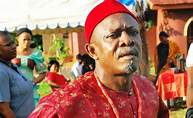
#> input picture JupyterNotebook/dataset/Nkem owoh/OIP (1).jpg, 193 x 118 px
$ jupyter execute --allow-errors project.ipynb   (shell and % lines are left out)
#> lines starting #> are read from the running program, lines starting #| are printed output that depends on the picture
[cell 1]
import numpy as np
import cv2
import matplotlib
from matplotlib import pyplot as plt

[cell 2]
import numpy as np
import cv2
import matplotlib
from matplotlib import pyplot as plt

[cell 3]
import numpy as np
import pywt
import cv2

def w2d(img, mode='haar', level=1):
    imArray = img
    #Datatype conversions
    #convert to grayscale
    imArray = cv2.cvtColor( imArray,cv2.COLOR_RGB2GRAY )
    #convert to float
    imArray =  np.float32(imArray)
    imArray /= 255;
    # compute coefficients
    coeffs=pywt.wavedec2(imArray, mode, level=level)

    #Process Coefficients
    coeffs_H=list(coeffs)
    coeffs_H[0] *= 0;

    # reconstruction
    imArray_H=pywt.waverec2(coeffs_H, mode);
    imArray_H *= 255;
    imArray_H =  np.uint8(imArray_H)

    return imArray_H

[cell 4]
face_cascade = cv2.CascadeClassifier('./haarcascade_frontalface_default.xml')
eye_cascade = cv2.CascadeClassifier('./haarcascade_eye.xml')

[cell 5]
def get_cropped_image_if_2_eyes(image_path):
    img = cv2.imread(image_path)
    gray = cv2.cvtColor(img, cv2.COLOR_BGR2GRAY)
    faces = face_cascade.detectMultiScale(gray, 1.3, 5)
    for (x,y,w,h) in faces:
        roi_gray = gray[y:y+h, x:x+w]
        roi_color = img[y:y+h, x:x+w]
        eyes = eye_cascade.detectMultiScale(roi_gray)
        return roi_color
        #if len(eyes) >= 2:
          #  return roi_color

[cell 6]
path_to_data = "./dataset/"
path_to_cr_data = "./dataset/cropped/"

[cell 7]
import os
img_dirs = []
for entry in os.scandir(path_to_data):
    if entry.is_dir():
        img_dirs.append(entry.path)
#> pass 2 of the loop `for entry in os.scandir(path_to_data):`:

[cell 8]
img_dirs

[cell 9]
import shutil
if os.path.exists(path_to_cr_data):
     shutil.rmtree(path_to_cr_data)
os.mkdir(path_to_cr_data)

[cell 10]
cropped_image_dirs = []
celebrity_file_names_dict = {}
celebrity_name=None
for img_dir in img_dirs:
    count = 1
    if os.path.basename(img_dir) !='cropped':
       celebrity_name = os.path.basename(img_dir)

    print(os.path.basename(img_dir))
    celebrity_file_names_dict[celebrity_name] = []
    for entry in os.scandir(img_dir):
        roi_color = get_cropped_image_if_2_eyes(entry.path)
#> in get_cropped_image_if_2_eyes, img is the input picture: shape (118, 193, 3); mean B, G, R 93.7, 112.2, 163.5
#> in get_cropped_image_if_2_eyes, `gray = cv2.cvtColor(img, cv2.COLOR_BGR2GRAY)`:
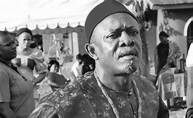
#> gray: shape (118, 193); min 1, max 255, mean 125.5
#> in get_cropped_image_if_2_eyes, `faces = face_cascade.detectMultiScale(gray, 1.3, 5)`: faces = [[98, 14, 52, 52]]
#> the loop in get_cropped_image_if_2_eyes, `for (x,y,w,h) in faces:` made 1 pass
#> pass 1, in get_cropped_image_if_2_eyes, `roi_gray = gray[y:y+h, x:x+w]`:
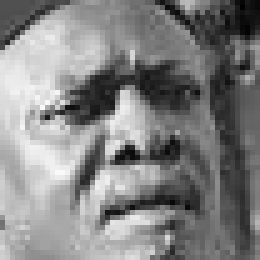
#> roi_gray: shape (52, 52) (shown 5 times larger); min 1, max 249, mean 130.8
#> pass 1, in get_cropped_image_if_2_eyes, `roi_color = img[y:y+h, x:x+w]`:
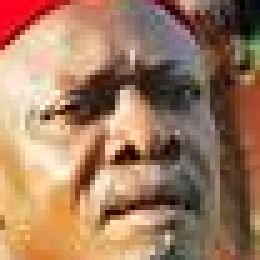
#> roi_color: shape (52, 52, 3) (shown 5 times larger); mean B, G, R 95.9, 122.4, 160.4
        if roi_color is not None:
            cropped_folder = path_to_cr_data + celebrity_name
            if not os.path.exists(cropped_folder):
                os.makedirs(cropped_folder)
                cropped_image_dirs.append(cropped_folder)
                print("Generating cropped images in folder: ",cropped_folder)
            cropped_file_name = celebrity_name + str(count) + ".jpg"
            cropped_file_path = cropped_folder + "/" + cropped_file_name
            cv2.imwrite(cropped_file_path, roi_color)
            celebrity_file_names_dict[celebrity_name].append(cropped_file_path)
            count += 1
#> pass 2 of the loop `for img_dir in img_dirs:`:
#> `count = 1`: count = 1
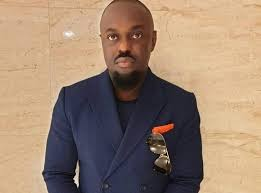
#> input picture JupyterNotebook/dataset/Jim Iyke/jim_iyke.jpg, 261 x 193 px
#> in get_cropped_image_if_2_eyes, img is the input picture: shape (193, 261, 3); mean B, G, R 111.1, 130.1, 153.6
#> gray: shape (193, 261)
#> the loop in get_cropped_image_if_2_eyes, `for (x,y,w,h) in faces:` made 1 pass
#> pass 1, in get_cropped_image_if_2_eyes (call 3), `roi_color = img[y:y+h, x:x+w]`:
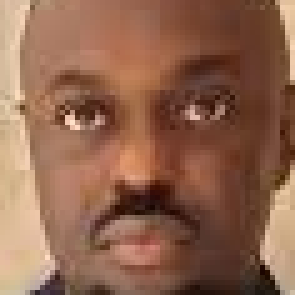
#> roi_color: shape (59, 59, 3) (shown 5 times larger); mean B, G, R 77.7, 100, 143.3
#> `count += 1`: count = 2

[cell 11]
class_dict = {}
count = 0
for celebrity_name in celebrity_file_names_dict.keys():
    class_dict[celebrity_name] = count
    count = count + 1
class_dict

[cell 12]
celebrity_file_names_dict

[cell 13]
X, y = [], []
for celebrity_name, training_files in celebrity_file_names_dict.items():
    for training_image in training_files:

        img = cv2.imread(training_image)
#> img: shape (52, 52, 3)

        scalled_raw_img = cv2.resize(img, (32, 32))
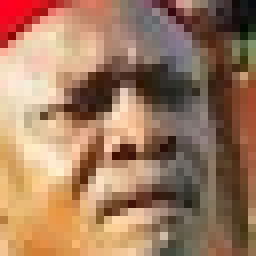
#> scalled_raw_img: shape (32, 32, 3) (shown 8 times larger); mean B, G, R 96, 122.3, 160.1
        img_har = w2d(img,'db1',5)
#> in w2d, `imArray = cv2.cvtColor( imArray,cv2.COLOR_RGB2GRAY )`:
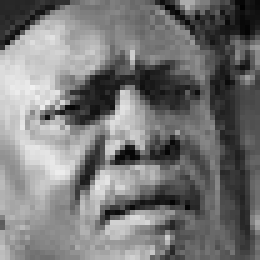
#> imArray: shape (52, 52) (shown 5 times larger); min 1, max 240, mean 118.8
#> in w2d, `imArray_H=pywt.waverec2(coeffs_H, mode);`:
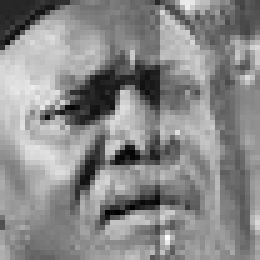
#> imArray_H: shape (52, 52) float32 (shown 5 times larger); min -0.551, max 0.474, mean 0.002; drawn with min black and max white
#> in w2d, `imArray_H =  np.uint8(imArray_H)`:
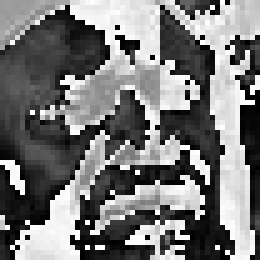
#> imArray_H: shape (52, 52) (shown 5 times larger); min 0, max 255, mean 119.7

        scalled_img_har = cv2.resize(img_har, (32, 32))
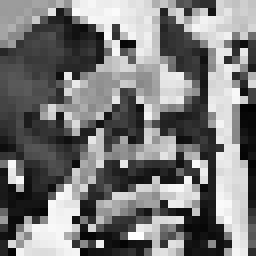
#> scalled_img_har: shape (32, 32) (shown 8 times larger); min 2, max 254, mean 120.9


        combined_img = np.vstack((scalled_raw_img.reshape(32*32*3,1),scalled_img_har.reshape(32*32,1)))

       # plt.imshow(scalled_img_har, interpolation='nearest')
       # plt.show()

        X.append(combined_img)
        y.append(class_dict[celebrity_name])
#> pass 2 of the loop `for celebrity_name, training_files in celebrity_file_names_dict.items():`:
#> img: shape (59, 59, 3)
#> `scalled_img_har = cv2.resize(img_har, (32, 32))`:
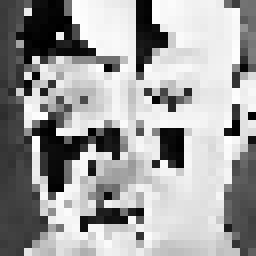
#> scalled_img_har: shape (32, 32) (shown 8 times larger); min 0, max 254, mean 160.4

[cell 14]
len(X[0])

[cell 15]
X = np.array(X).reshape(len(X),4096).astype(float)

X.shape
#> Out = (3, 4096)
